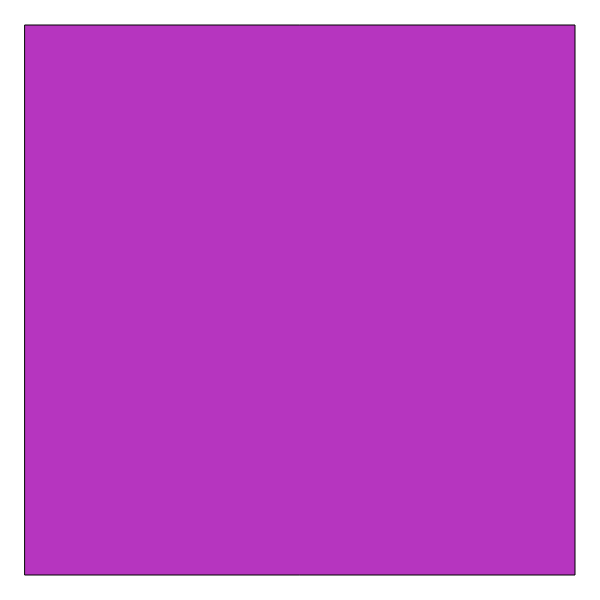
Frame 1 (no input)
Frame 60 (no input): identical to frame 1, image omitted
Frame 120 (the mouse pressed at the canvas centre since frame 60): identical to frame 1, image omitted

The p5.js sketch that drew this single still picture (run headless with seeded random() and noise() and a simulated clock; from frame 60 on, the mouse is pressed at the canvas centre):

// p5.js sketch
// ── sketch.js
let fillColour;
let x;
let y;

function setup(){
    createCanvas(600,600)
    fillColour = color(random(255), random(255), random(255));
    x = 300;
    y = 300;
}

function draw() {
    background(255)
    rectMode(CENTER)
    fill(fillColour);
    square(x,y,550)
    if (keyIsDown(UP_ARROW)) {
        y = y - 5;
    }
    if (keyIsDown(DOWN_ARROW)) {
        y = y + 5;
    }
    if (keyIsDown(LEFT_ARROW)) {
        x = x - 5;
    }
    if (keyIsDown(RIGHT_ARROW)) {
        x = x + 5;
    }
}
